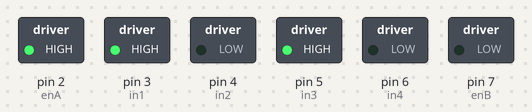
Simulated run of this sketch. Board: Arduino Uno, built with avr-gcc and run on an emulated ATmega328P. On the bench: switched loads named in the sketch (green lamp = pin HIGH). No radio packets arrive unless stated; what the sketch prints to the serial monitor is not drawn.

Above: at 0.1 s.
Timing chart, 0 to 1.6 s (numbered marks = the images above):
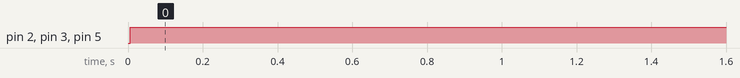

Measured:
- by itself, pin 2 (enA), pin 3 (in1), pin 5 (in3): LOW → HIGH at 0.01 s

The sketch:

JOYSTICK_RECEIVER.ino
```cpp
// dit is de code van youtube tutorial

///*ARDUINO JOYSTICK CONTROLLED CAR (RECEIVER)
//
//YOU HAVE TO INSTALL THE RF24 LIBRARY BEFORE UPLOADING THE CODE
//   https://github.com/tmrh20/RF24/
//*/
#include <SPI.h>
#include <nRF24L01.h>
#include <RF24.h>
#define enA 2
#define in1 3
#define in2 4
#define enB 7
#define in3 5
#define in4 6
RF24 radio(8, 9); // CE, CSN
const byte address[6] = "00001";
char receivedData[32] = "";
int  xAxis, yAxis;
int motorSpeedA = 0;
int motorSpeedB = 0;
void setup() {
  pinMode(enA, OUTPUT);
  pinMode(enB, OUTPUT);
  pinMode(in1, OUTPUT);
  pinMode(in2, OUTPUT);
  pinMode(in3, OUTPUT);
  pinMode(in4, OUTPUT);
  Serial.begin(9600);
  radio.begin();

  if (!radio.isChipConnected()) {
  Serial.println("NRF24L01 not connected or faulty!");
  }else{
    Serial.println("NRF24L01 connected!");
  }
  radio.openReadingPipe(0, address);
  radio.setPALevel(RF24_PA_MIN);
  radio.startListening();
}
void loop() {
  if (radio.available()) {   // If the NRF240L01 module received data
    radio.read(&receivedData, sizeof(receivedData)); // Read the data and put it into character array
    xAxis = atoi(&receivedData[0]); // Convert the data from the character array (received X value) into integer
    delay(10);
    radio.read(&receivedData, sizeof(receivedData));
    yAxis = atoi(&receivedData[0]);
    delay(10);
  }

  // Y-axis used for forward and backward control
  if (yAxis < 470) {
    // Set Motor A backward
    digitalWrite(in1, HIGH);
    digitalWrite(in2, LOW);
    // Set Motor B backward
    digitalWrite(in3, HIGH);
    digitalWrite(in4, LOW);
    // Convert the declining Y-axis readings for going backward from 470 to 0 into 0 to 255 value for the PWM signal for increasing the motor speed
    motorSpeedA = map(yAxis, 470, 0, 0, 255);
    motorSpeedB = map(yAxis, 470, 0, 0, 255);
  }
  else if (yAxis > 550) {
    // Set Motor A forward
    digitalWrite(in1, LOW);
    digitalWrite(in2, HIGH);
    // Set Motor B forward
    digitalWrite(in3, LOW);
    digitalWrite(in4, HIGH);
    // Convert the increasing Y-axis readings for going forward from 550 to 1023 into 0 to 255 value for the PWM signal for increasing the motor speed
    motorSpeedA = map(yAxis, 550, 1023, 0, 255);
    motorSpeedB = map(yAxis, 550, 1023, 0, 255);
  }
  // If joystick stays in middle the motors are not moving
  else {
    motorSpeedA = 0;
    motorSpeedB = 0;
  }
  // X-axis used for left and right control
  if (xAxis < 470) {
    // Convert the declining X-axis readings from 470 to 0 into increasing 0 to 255 value
    int xMapped = map(xAxis, 470, 0, 0, 255);
    // Move to left - decrease left motor speed, increase right motor speed
    motorSpeedA = motorSpeedA + xMapped;
    motorSpeedB = motorSpeedB - xMapped;
    // Confine the range from 0 to 255
    if (motorSpeedA < 0) {
      motorSpeedA = 0;
    }
    if (motorSpeedB > 255) {
      motorSpeedB = 255;
    }
  }
  if (xAxis > 550) {
    // Convert the increasing X-axis readings from 550 to 1023 into 0 to 255 value
    int xMapped = map(xAxis, 550, 1023, 0, 255);
    // Move right - decrease right motor speed, increase left motor speed
    motorSpeedA = motorSpeedA - xMapped;
    motorSpeedB = motorSpeedB + xMapped;
    // Confine the range from 0 to 255
    if (motorSpeedA > 255) {
      motorSpeedA = 255;
    }
    if (motorSpeedB < 0) {
      motorSpeedB = 0;
    }
  }
  // Prevent buzzing at low speeds (Adjust according to your motors. My motors couldn't start moving if PWM value was below value of 70)
  if (motorSpeedA < 70) {
    motorSpeedA = 0;
  }
  if (motorSpeedB < 70) {
    motorSpeedB = 0;
  }
  analogWrite(enA, motorSpeedA); // Send PWM signal to motor A
  analogWrite(enB, motorSpeedB); // Send PWM signal to motor B
}


// dit is verbeter code van chat gpt

//#include <SPI.h>
//#include <nRF24L01.h>
//#include <RF24.h>
//
//// Pinout motor driver
//#define enA 2
//#define in1 3
//#define in2 4
//#define enB 7
//#define in3 5
//#define in4 6
//
//// NRF24L01 Pinout
//RF24 radio(8, 9); // CE, CSN
//
//// Adres van de communicatie
//const byte address[6] = "00001";
//
//// Structuur om joystick data te ontvangen
//struct DataPackage {
//  int xAxis;
//  int yAxis;
//};
//
//DataPackage data; // Structuurinstantie
//
//void setup() {
//  // Motor driver pinnen instellen
//  pinMode(enA, OUTPUT);
//  pinMode(enB, OUTPUT);
//  pinMode(in1, OUTPUT);
//  pinMode(in2, OUTPUT);
//  pinMode(in3, OUTPUT);
//  pinMode(in4, OUTPUT);
//
//  // Serial monitor voor debuggen
//  Serial.begin(9600);
//  delay(2000);
//
//  // NRF24L01 instellen
//  radio.begin();
//  if (!radio.isChipConnected()) {
//    Serial.println("NRF24L01 not connected or faulty!");
//  }else{
//    Serial.println("NRF24L01 connected!");
//  }
//
//  radio.printDetails();
//  radio.openReadingPipe(0, address); // Open ontvangeradres
//  radio.setPALevel(RF24_PA_LOW);     // Vermogen instellen
//  radio.startListening();            // Ontvangmodus starten
//}
//
//void loop() {
//  // Controleer of er data beschikbaar is
//  if (radio.available()) {
//    // Gegevens ontvangen
//    radio.read(&data, sizeof(data));
//    Serial.print("Ontvangen X: ");
//    Serial.print(data.xAxis);
//    Serial.print(" | Y: ");
//    Serial.println(data.yAxis);
//
//    // **Beweging op basis van Y-as (vooruit/achteruit)**
//    int motorSpeedA = 0;
//    int motorSpeedB = 0;
//
//    if (data.yAxis < 470) {
//      // Achteruit
//      digitalWrite(in1, HIGH);
//      digitalWrite(in2, LOW);
//      digitalWrite(in3, HIGH);
//      digitalWrite(in4, LOW);
//      motorSpeedA = map(data.yAxis, 470, 0, 0, 255);
//      motorSpeedB = map(data.yAxis, 470, 0, 0, 255);
//    } else if (data.yAxis > 550) {
//      // Vooruit
//      digitalWrite(in1, LOW);
//      digitalWrite(in2, HIGH);
//      digitalWrite(in3, LOW);
//      digitalWrite(in4, HIGH);
//      motorSpeedA = map(data.yAxis, 550, 1023, 0, 255);
//      motorSpeedB = map(data.yAxis, 550, 1023, 0, 255);
//    } else {
//      // Stop motors
//      motorSpeedA = 0;
//      motorSpeedB = 0;
//    }
//
//    // **Beweging op basis van X-as (links/rechts)**
//    if (data.xAxis < 470) {
//      // Naar links
//      int xMapped = map(data.xAxis, 470, 0, 0, 255);
//      motorSpeedA = motorSpeedA + xMapped;
//      motorSpeedB = motorSpeedB - xMapped;
//    } else if (data.xAxis > 550) {
//      // Naar rechts
//      int xMapped = map(data.xAxis, 550, 1023, 0, 255);
//      motorSpeedA = motorSpeedA - xMapped;
//      motorSpeedB = motorSpeedB + xMapped;
//    }
//
//    // Motor PWM grenzen instellen
//    motorSpeedA = constrain(motorSpeedA, 0, 255);
//    motorSpeedB = constrain(motorSpeedB, 0, 255);
//
//    // PWM-signalen naar motor sturen
//    analogWrite(enA, motorSpeedA);
//    analogWrite(enB, motorSpeedB);
//  }
//}
```
